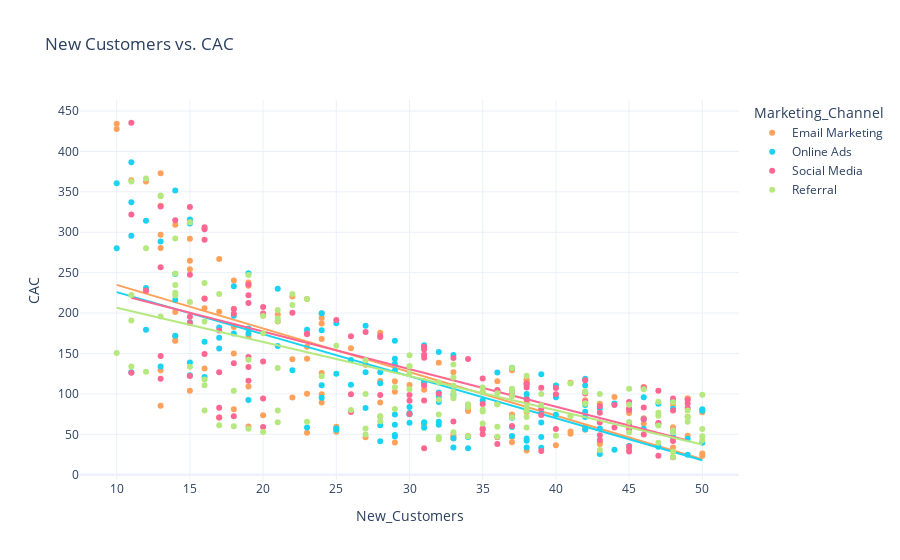

Notebook source saved alongside this figure:
### Markdown cell above
Email marketing turns out to be the most expensive way to get customers, while social media is the cheapest. Next, let's explore how the number of new customers relates to the cost of acquiring them:

### Code cell
# Creating a scatter plot with specific colors for each category in 'Marketing_Channel'.
# First, we need to know what the unique categories in 'Marketing_Channel' are. You might need to adjust this line:
# categories = data['Marketing_Channel'].unique().tolist()
# color_map = {categories[i]: color for i, color in enumerate(['#a6cee3', '#1f78b4', '#b2df8a', '#33a02c'])}
# Alternatively, directly map your categories to colors if you know them:
color_map = {
    'Channel_1': '#a6cee3',  
    'Channel_2': '#1f78b4',  
    'Channel_3': '#b2df8a',  
    'Channel_4': '#33a02c'   
}

fig2 = px.scatter(data, x='New_Customers', y='CAC', color='Marketing_Channel',
                  color_discrete_map=color_map,
                  title='New Customers vs. CAC', trendline='ols')

# Displaying the figure using the show method.
fig2.show()
